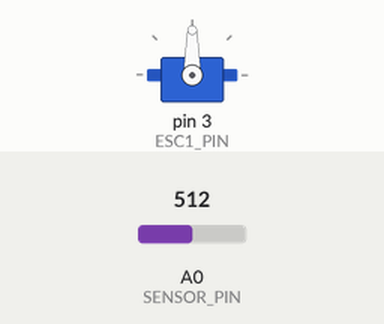
A sketch run on a simulated Arduino Uno, built with avr-gcc and run on an emulated ATmega328P. Parts: servo. The test bench sets the inputs (shaded band); at power-on: A0 (SENSOR_PIN) = 512. What the sketch prints to the serial monitor is not drawn.

Above: at 3.2 s.
3.3 s: A0 (SENSOR_PIN) set to 716
At 3.7 s:
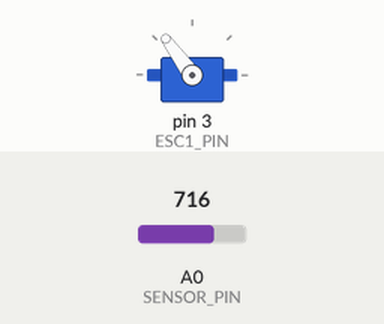
4.8 s: A0 (SENSOR_PIN) set to 900
At 6.0 s:
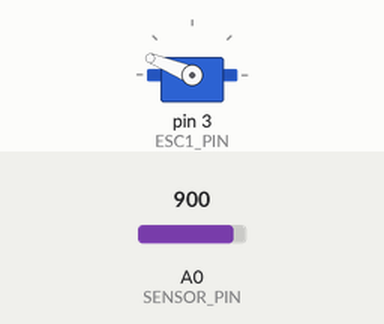
6.3 s: A0 (SENSOR_PIN) set to 1023
At 7.2 s:
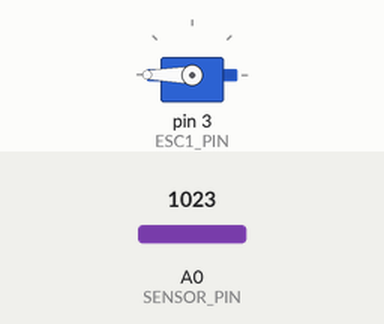
7.8 s: A0 (SENSOR_PIN) set to 306
At 8.2 s:
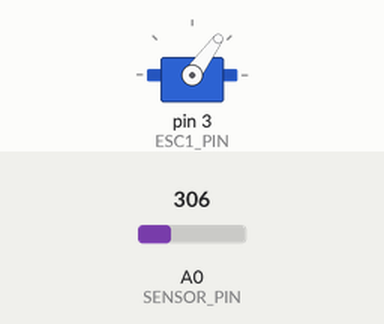
9.3 s: A0 (SENSOR_PIN) set to 122
At 10.5 s:
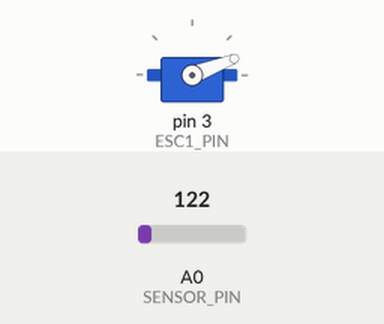
10.8 s: A0 (SENSOR_PIN) set to 511
At 11.8 s:
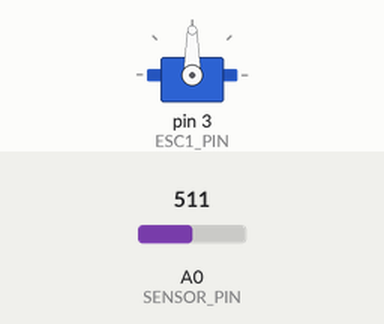
Timing chart, 0 to 13.8 s (numbered marks = the images above; inputs shaded):
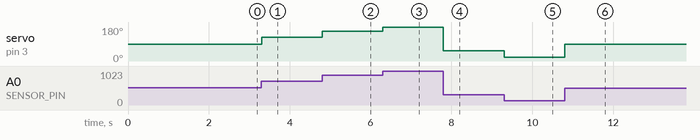

The sketch:

motor_pwm_control_advanced.ino
```cpp
/*
 Name:		motor_pwm_control_advanced.ino
 Created:	9/10/2022
 Author:	CWhitt
 Description: This is for testing basic motor functionality using analog input and output to motor using the mor advanced Servo Library
*/

//these values copied from the BlHeli configuration
#define ESC_MIN_THROTTLE		        1080
#define ESC_MAX_THROTTLE		        1880
#define ESC_REVERSE_THROTTLE	        1480

#define ESC_ARM_SIGNAL			        1480
#define ESC_ARM_TIME			        2000

#define ESC1_PIN                           3

#define ESC_DEADZONE_RANGE                0

#define SENSOR_PIN                        A0

#include <Servo.h>

Servo Esc;

void setup()
{
    Serial.begin(115200);
    Serial.println("Initializing");

    Esc.attach(ESC1_PIN, ESC_MIN_THROTTLE, ESC_MAX_THROTTLE);
    InitEsc();

    Serial.println("Done");
}

void loop()
{
	int valueRaw = analogRead(SENSOR_PIN);
	int valueSpeed = map(valueRaw, 0, 1024, ESC_MIN_THROTTLE, ESC_MAX_THROTTLE);
	WriteSpeed(valueSpeed);
}

void InitEsc()
{
    Esc.writeMicroseconds(ESC_ARM_SIGNAL);
    unsigned long now = millis();
    while (millis() < now + ESC_ARM_TIME) {
		// wait
    }
}

bool IsDeadzone(int speed)
{
    if (speed >= (ESC_REVERSE_THROTTLE - ESC_DEADZONE_RANGE/2) && speed <= (ESC_REVERSE_THROTTLE + ESC_DEADZONE_RANGE/2)) {
        return true;
    }
    return false;
}

void WriteSpeed(int rawSpeed)
{
	int curSpeed = Esc.readMicroseconds();
	int newSpeed = rawSpeed;

	// Deadzone check, and rescaling
    if (IsDeadzone(newSpeed)) { // keep motor off, if in deadzone
    	newSpeed = ESC_REVERSE_THROTTLE;
    }
	else if (newSpeed > ESC_REVERSE_THROTTLE) { //rescale motor output with deadzone range
		newSpeed = map(newSpeed, (ESC_REVERSE_THROTTLE + ESC_DEADZONE_RANGE/2), ESC_MAX_THROTTLE, ESC_REVERSE_THROTTLE, ESC_MAX_THROTTLE);
	}
	else if (newSpeed < ESC_REVERSE_THROTTLE) {
		newSpeed = map(newSpeed, ESC_MIN_THROTTLE, (ESC_REVERSE_THROTTLE - ESC_DEADZONE_RANGE/2), ESC_MIN_THROTTLE, ESC_REVERSE_THROTTLE);
	}

    Esc.writeMicroseconds(newSpeed);

	Serial.print("| Raw Speed: ");
	Serial.print(rawSpeed);
	Serial.print("\t\t | Out Speed: ");
	Serial.println(newSpeed);
}
```

Measured:
- after the input at 3.3 s, servo on pin 3 (ESC1_PIN): 90° → 126° at once
- after the input at 4.8 s, servo on pin 3 (ESC1_PIN): 126° → 158° at once
- after the input at 6.3 s, servo on pin 3 (ESC1_PIN): 158° → 180° at once
- after the input at 7.8 s, servo on pin 3 (ESC1_PIN): 180° → 54° at once
- after the input at 9.3 s, servo on pin 3 (ESC1_PIN): 54° → 21° at once
- after the input at 10.8 s, servo on pin 3 (ESC1_PIN): 21° → 90° at once
